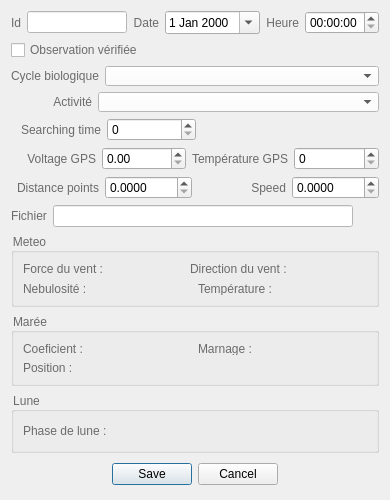
<?xml version="1.0" encoding="UTF-8"?>
<ui version="4.0">
 <class>observation_ajout_edition_form</class>
 <widget class="QDialog" name="observation_ajout_edition_form">
  <property name="geometry">
   <rect>
    <x>0</x>
    <y>0</y>
    <width>390</width>
    <height>500</height>
   </rect>
  </property>
  <property name="sizePolicy">
   <sizepolicy hsizetype="Fixed" vsizetype="Fixed">
    <horstretch>0</horstretch>
    <verstretch>0</verstretch>
   </sizepolicy>
  </property>
  <property name="minimumSize">
   <size>
    <width>390</width>
    <height>500</height>
   </size>
  </property>
  <property name="maximumSize">
   <size>
    <width>390</width>
    <height>700</height>
   </size>
  </property>
  <property name="windowTitle">
   <string>Geolimi - Observation - Ajout / Edition</string>
  </property>
  <layout class="QVBoxLayout" name="verticalLayout_5">
   <item>
    <layout class="QHBoxLayout" name="horizontalLayout">
     <item>
      <widget class="QLabel" name="label">
       <property name="layoutDirection">
        <enum>Qt::LeftToRight</enum>
       </property>
       <property name="styleSheet">
        <string notr="true">color: rgb(107, 107, 107);</string>
       </property>
       <property name="text">
        <string>Id</string>
       </property>
       <property name="alignment">
        <set>Qt::AlignRight|Qt::AlignTrailing|Qt::AlignVCenter</set>
       </property>
      </widget>
     </item>
     <item>
      <widget class="QLineEdit" name="le_obs_id">
       <property name="enabled">
        <bool>false</bool>
       </property>
       <property name="sizePolicy">
        <sizepolicy hsizetype="Fixed" vsizetype="Fixed">
         <horstretch>0</horstretch>
         <verstretch>0</verstretch>
        </sizepolicy>
       </property>
       <property name="minimumSize">
        <size>
         <width>50</width>
         <height>0</height>
        </size>
       </property>
       <property name="maximumSize">
        <size>
         <width>100</width>
         <height>16777215</height>
        </size>
       </property>
       <property name="font">
        <font>
         <weight>75</weight>
         <bold>true</bold>
        </font>
       </property>
       <property name="styleSheet">
        <string notr="true">color: rgb(255, 0, 0);background-color: rgb(255, 255, 255);</string>
       </property>
       <property name="text">
        <string/>
       </property>
       <property name="alignment">
        <set>Qt::AlignCenter</set>
       </property>
      </widget>
     </item>
     <item>
      <widget class="QLabel" name="label_5">
       <property name="layoutDirection">
        <enum>Qt::LeftToRight</enum>
       </property>
       <property name="styleSheet">
        <string notr="true">color: rgb(107, 107, 107);</string>
       </property>
       <property name="text">
        <string>Date</string>
       </property>
       <property name="alignment">
        <set>Qt::AlignRight|Qt::AlignTrailing|Qt::AlignVCenter</set>
       </property>
       <property name="wordWrap">
        <bool>true</bool>
       </property>
      </widget>
     </item>
     <item>
      <widget class="QDateEdit" name="de_obs_date">
       <property name="sizePolicy">
        <sizepolicy hsizetype="Fixed" vsizetype="Fixed">
         <horstretch>0</horstretch>
         <verstretch>0</verstretch>
        </sizepolicy>
       </property>
       <property name="minimumSize">
        <size>
         <width>85</width>
         <height>20</height>
        </size>
       </property>
       <property name="calendarPopup">
        <bool>true</bool>
       </property>
      </widget>
     </item>
     <item>
      <widget class="QLabel" name="label_6">
       <property name="layoutDirection">
        <enum>Qt::LeftToRight</enum>
       </property>
       <property name="styleSheet">
        <string notr="true">color: rgb(107, 107, 107);</string>
       </property>
       <property name="text">
        <string>Heure</string>
       </property>
       <property name="alignment">
        <set>Qt::AlignRight|Qt::AlignTrailing|Qt::AlignVCenter</set>
       </property>
       <property name="wordWrap">
        <bool>true</bool>
       </property>
      </widget>
     </item>
     <item>
      <widget class="QTimeEdit" name="te_obs_heure"/>
     </item>
    </layout>
   </item>
   <item>
    <widget class="QCheckBox" name="chk_obs_verifiee">
     <property name="sizePolicy">
      <sizepolicy hsizetype="Fixed" vsizetype="Fixed">
       <horstretch>0</horstretch>
       <verstretch>0</verstretch>
      </sizepolicy>
     </property>
     <property name="minimumSize">
      <size>
       <width>0</width>
       <height>20</height>
      </size>
     </property>
     <property name="styleSheet">
      <string notr="true">color: rgb(107, 107, 107);</string>
     </property>
     <property name="text">
      <string>Observation vérifiée</string>
     </property>
    </widget>
   </item>
   <item>
    <layout class="QHBoxLayout" name="horizontalLayout_2">
     <item>
      <widget class="QLabel" name="label_10">
       <property name="layoutDirection">
        <enum>Qt::LeftToRight</enum>
       </property>
       <property name="styleSheet">
        <string notr="true">color: rgb(107, 107, 107);</string>
       </property>
       <property name="text">
        <string>Cycle biologique</string>
       </property>
       <property name="alignment">
        <set>Qt::AlignRight|Qt::AlignTrailing|Qt::AlignVCenter</set>
       </property>
      </widget>
     </item>
     <item>
      <widget class="QComboBox" name="cmb_obs_cycle_id">
       <property name="sizePolicy">
        <sizepolicy hsizetype="Expanding" vsizetype="Fixed">
         <horstretch>0</horstretch>
         <verstretch>0</verstretch>
        </sizepolicy>
       </property>
       <property name="minimumSize">
        <size>
         <width>76</width>
         <height>20</height>
        </size>
       </property>
       <property name="styleSheet">
        <string notr="true">background-color: rgb(255, 255, 255);</string>
       </property>
      </widget>
     </item>
    </layout>
   </item>
   <item>
    <layout class="QHBoxLayout" name="horizontalLayout_3">
     <property name="leftMargin">
      <number>42</number>
     </property>
     <item>
      <widget class="QLabel" name="label_11">
       <property name="layoutDirection">
        <enum>Qt::LeftToRight</enum>
       </property>
       <property name="styleSheet">
        <string notr="true">color: rgb(107, 107, 107);</string>
       </property>
       <property name="text">
        <string>Activité</string>
       </property>
       <property name="alignment">
        <set>Qt::AlignRight|Qt::AlignTrailing|Qt::AlignVCenter</set>
       </property>
      </widget>
     </item>
     <item>
      <widget class="QComboBox" name="cmb_obs_tyact_id">
       <property name="sizePolicy">
        <sizepolicy hsizetype="Expanding" vsizetype="Fixed">
         <horstretch>0</horstretch>
         <verstretch>0</verstretch>
        </sizepolicy>
       </property>
       <property name="minimumSize">
        <size>
         <width>76</width>
         <height>20</height>
        </size>
       </property>
       <property name="styleSheet">
        <string notr="true">background-color: rgb(255, 255, 255);</string>
       </property>
      </widget>
     </item>
    </layout>
   </item>
   <item>
    <layout class="QHBoxLayout" name="horizontalLayout_4">
     <item>
      <widget class="QLabel" name="label_12">
       <property name="layoutDirection">
        <enum>Qt::LeftToRight</enum>
       </property>
       <property name="styleSheet">
        <string notr="true">color: rgb(107, 107, 107);</string>
       </property>
       <property name="text">
        <string>Searching time</string>
       </property>
       <property name="alignment">
        <set>Qt::AlignRight|Qt::AlignTrailing|Qt::AlignVCenter</set>
       </property>
      </widget>
     </item>
     <item>
      <widget class="QSpinBox" name="sp_obs_searching_time"/>
     </item>
     <item>
      <spacer name="horizontalSpacer">
       <property name="orientation">
        <enum>Qt::Horizontal</enum>
       </property>
       <property name="sizeType">
        <enum>QSizePolicy::Fixed</enum>
       </property>
       <property name="sizeHint" stdset="0">
        <size>
         <width>183</width>
         <height>20</height>
        </size>
       </property>
      </spacer>
     </item>
    </layout>
   </item>
   <item>
    <layout class="QHBoxLayout" name="horizontalLayout_5">
     <item>
      <widget class="QLabel" name="label_13">
       <property name="layoutDirection">
        <enum>Qt::LeftToRight</enum>
       </property>
       <property name="styleSheet">
        <string notr="true">color: rgb(107, 107, 107);</string>
       </property>
       <property name="text">
        <string>Voltage GPS</string>
       </property>
       <property name="alignment">
        <set>Qt::AlignRight|Qt::AlignTrailing|Qt::AlignVCenter</set>
       </property>
      </widget>
     </item>
     <item>
      <widget class="QDoubleSpinBox" name="sp_obs_gps_voltage"/>
     </item>
     <item>
      <widget class="QLabel" name="label_14">
       <property name="layoutDirection">
        <enum>Qt::LeftToRight</enum>
       </property>
       <property name="styleSheet">
        <string notr="true">color: rgb(107, 107, 107);</string>
       </property>
       <property name="text">
        <string>Température GPS</string>
       </property>
       <property name="alignment">
        <set>Qt::AlignRight|Qt::AlignTrailing|Qt::AlignVCenter</set>
       </property>
      </widget>
     </item>
     <item>
      <widget class="QSpinBox" name="sp_obs_gps_temperature"/>
     </item>
    </layout>
   </item>
   <item>
    <layout class="QHBoxLayout" name="horizontalLayout_6">
     <item>
      <widget class="QLabel" name="label_15">
       <property name="layoutDirection">
        <enum>Qt::LeftToRight</enum>
       </property>
       <property name="styleSheet">
        <string notr="true">color: rgb(107, 107, 107);</string>
       </property>
       <property name="text">
        <string>Distance points</string>
       </property>
       <property name="alignment">
        <set>Qt::AlignRight|Qt::AlignTrailing|Qt::AlignVCenter</set>
       </property>
      </widget>
     </item>
     <item>
      <widget class="QDoubleSpinBox" name="sp_obs_distance_points">
       <property name="decimals">
        <number>4</number>
       </property>
      </widget>
     </item>
     <item>
      <widget class="QLabel" name="label_16">
       <property name="layoutDirection">
        <enum>Qt::LeftToRight</enum>
       </property>
       <property name="styleSheet">
        <string notr="true">color: rgb(107, 107, 107);</string>
       </property>
       <property name="text">
        <string>Speed</string>
       </property>
       <property name="alignment">
        <set>Qt::AlignRight|Qt::AlignTrailing|Qt::AlignVCenter</set>
       </property>
      </widget>
     </item>
     <item>
      <widget class="QDoubleSpinBox" name="sp_obs_speed">
       <property name="decimals">
        <number>4</number>
       </property>
      </widget>
     </item>
    </layout>
   </item>
   <item>
    <layout class="QHBoxLayout" name="horizontalLayout_12">
     <item>
      <widget class="QLabel" name="label_17">
       <property name="layoutDirection">
        <enum>Qt::LeftToRight</enum>
       </property>
       <property name="styleSheet">
        <string notr="true">color: rgb(107, 107, 107);</string>
       </property>
       <property name="text">
        <string>Fichier</string>
       </property>
       <property name="alignment">
        <set>Qt::AlignLeading|Qt::AlignLeft|Qt::AlignVCenter</set>
       </property>
      </widget>
     </item>
     <item>
      <widget class="QLineEdit" name="le_fich_chemin">
       <property name="enabled">
        <bool>false</bool>
       </property>
       <property name="sizePolicy">
        <sizepolicy hsizetype="Fixed" vsizetype="Fixed">
         <horstretch>0</horstretch>
         <verstretch>0</verstretch>
        </sizepolicy>
       </property>
       <property name="minimumSize">
        <size>
         <width>300</width>
         <height>0</height>
        </size>
       </property>
       <property name="maximumSize">
        <size>
         <width>1666666</width>
         <height>16777215</height>
        </size>
       </property>
       <property name="font">
        <font>
         <weight>75</weight>
         <bold>true</bold>
        </font>
       </property>
       <property name="styleSheet">
        <string notr="true">color: rgb(0, 0, 0);background-color: rgb(255, 255, 255);</string>
       </property>
       <property name="text">
        <string/>
       </property>
       <property name="alignment">
        <set>Qt::AlignCenter</set>
       </property>
      </widget>
     </item>
     <item>
      <spacer name="horizontalSpacer_3">
       <property name="orientation">
        <enum>Qt::Horizontal</enum>
       </property>
       <property name="sizeHint" stdset="0">
        <size>
         <width>40</width>
         <height>20</height>
        </size>
       </property>
      </spacer>
     </item>
    </layout>
   </item>
   <item>
    <widget class="QGroupBox" name="groupBox">
     <property name="styleSheet">
      <string notr="true">color: rgb(107, 107, 107);</string>
     </property>
     <property name="title">
      <string>Meteo</string>
     </property>
     <layout class="QVBoxLayout" name="verticalLayout">
      <item>
       <layout class="QHBoxLayout" name="horizontalLayout_7">
        <item>
         <widget class="QLabel" name="label_2">
          <property name="text">
           <string>Force du vent : </string>
          </property>
         </widget>
        </item>
        <item>
         <widget class="QLabel" name="lbl_vent">
          <property name="styleSheet">
           <string notr="true">color: rgb(0, 0, 0);</string>
          </property>
          <property name="text">
           <string/>
          </property>
          <property name="alignment">
           <set>Qt::AlignCenter</set>
          </property>
         </widget>
        </item>
        <item>
         <widget class="QLabel" name="label_4">
          <property name="text">
           <string>Direction du vent : </string>
          </property>
         </widget>
        </item>
        <item>
         <widget class="QLabel" name="lbl_direction_v">
          <property name="styleSheet">
           <string notr="true">color: rgb(0, 0, 0);</string>
          </property>
          <property name="text">
           <string/>
          </property>
          <property name="alignment">
           <set>Qt::AlignCenter</set>
          </property>
         </widget>
        </item>
       </layout>
      </item>
      <item>
       <layout class="QHBoxLayout" name="horizontalLayout_8">
        <item>
         <widget class="QLabel" name="label_3">
          <property name="text">
           <string>Nebulosité : </string>
          </property>
         </widget>
        </item>
        <item>
         <widget class="QLabel" name="lbl_nebu">
          <property name="styleSheet">
           <string notr="true">color: rgb(0, 0, 0);</string>
          </property>
          <property name="text">
           <string/>
          </property>
          <property name="alignment">
           <set>Qt::AlignCenter</set>
          </property>
         </widget>
        </item>
        <item>
         <widget class="QLabel" name="label_7">
          <property name="text">
           <string>Température : </string>
          </property>
         </widget>
        </item>
        <item>
         <widget class="QLabel" name="lbl_tempe">
          <property name="styleSheet">
           <string notr="true">color: rgb(0, 0, 0);</string>
          </property>
          <property name="text">
           <string/>
          </property>
          <property name="alignment">
           <set>Qt::AlignCenter</set>
          </property>
         </widget>
        </item>
       </layout>
      </item>
     </layout>
    </widget>
   </item>
   <item>
    <widget class="QGroupBox" name="groupBox_2">
     <property name="styleSheet">
      <string notr="true">color: rgb(107, 107, 107);</string>
     </property>
     <property name="title">
      <string>Marée</string>
     </property>
     <layout class="QVBoxLayout" name="verticalLayout_3">
      <item>
       <layout class="QVBoxLayout" name="verticalLayout_2">
        <item>
         <layout class="QHBoxLayout" name="horizontalLayout_9">
          <item>
           <widget class="QLabel" name="label_8">
            <property name="text">
             <string>Coeficient : </string>
            </property>
           </widget>
          </item>
          <item>
           <widget class="QLabel" name="lbl_coef_mar">
            <property name="styleSheet">
             <string notr="true">color: rgb(0, 0, 0);</string>
            </property>
            <property name="text">
             <string/>
            </property>
            <property name="alignment">
             <set>Qt::AlignCenter</set>
            </property>
           </widget>
          </item>
          <item>
           <widget class="QLabel" name="label_9">
            <property name="text">
             <string>Marnage : </string>
            </property>
           </widget>
          </item>
          <item>
           <widget class="QLabel" name="lbl_marnage">
            <property name="styleSheet">
             <string notr="true">color: rgb(0, 0, 0)</string>
            </property>
            <property name="text">
             <string/>
            </property>
            <property name="alignment">
             <set>Qt::AlignCenter</set>
            </property>
           </widget>
          </item>
         </layout>
        </item>
        <item>
         <layout class="QHBoxLayout" name="horizontalLayout_10">
          <item>
           <widget class="QLabel" name="label_18">
            <property name="text">
             <string>Position : </string>
            </property>
           </widget>
          </item>
          <item>
           <widget class="QLabel" name="lbl_position_maree">
            <property name="styleSheet">
             <string notr="true">color: rgb(0, 0, 0);</string>
            </property>
            <property name="text">
             <string/>
            </property>
            <property name="alignment">
             <set>Qt::AlignCenter</set>
            </property>
           </widget>
          </item>
          <item>
           <spacer name="horizontalSpacer_4">
            <property name="orientation">
             <enum>Qt::Horizontal</enum>
            </property>
            <property name="sizeHint" stdset="0">
             <size>
              <width>40</width>
              <height>20</height>
             </size>
            </property>
           </spacer>
          </item>
         </layout>
        </item>
       </layout>
      </item>
     </layout>
    </widget>
   </item>
   <item>
    <widget class="QGroupBox" name="groupBox_3">
     <property name="styleSheet">
      <string notr="true">color: rgb(107, 107, 107);</string>
     </property>
     <property name="title">
      <string>Lune</string>
     </property>
     <layout class="QVBoxLayout" name="verticalLayout_4">
      <item>
       <layout class="QHBoxLayout" name="horizontalLayout_11">
        <item>
         <widget class="QLabel" name="label_19">
          <property name="styleSheet">
           <string notr="true">color: rgb(107, 107, 107);</string>
          </property>
          <property name="text">
           <string>Phase de lune : </string>
          </property>
         </widget>
        </item>
        <item>
         <widget class="QLabel" name="lbl_phase_lune">
          <property name="styleSheet">
           <string notr="true">color: rgb(0, 0, 0);</string>
          </property>
          <property name="text">
           <string/>
          </property>
         </widget>
        </item>
        <item>
         <spacer name="horizontalSpacer_2">
          <property name="orientation">
           <enum>Qt::Horizontal</enum>
          </property>
          <property name="sizeHint" stdset="0">
           <size>
            <width>40</width>
            <height>20</height>
           </size>
          </property>
         </spacer>
        </item>
       </layout>
      </item>
     </layout>
    </widget>
   </item>
   <item>
    <spacer name="verticalSpacer">
     <property name="orientation">
      <enum>Qt::Vertical</enum>
     </property>
     <property name="sizeHint" stdset="0">
      <size>
       <width>20</width>
       <height>48</height>
      </size>
     </property>
    </spacer>
   </item>
   <item>
    <widget class="QDialogButtonBox" name="btnBox">
     <property name="minimumSize">
      <size>
       <width>0</width>
       <height>30</height>
      </size>
     </property>
     <property name="standardButtons">
      <set>QDialogButtonBox::Cancel|QDialogButtonBox::Save</set>
     </property>
     <property name="centerButtons">
      <bool>true</bool>
     </property>
    </widget>
   </item>
  </layout>
  <zorder>chk_obs_verifiee</zorder>
  <zorder>btnBox</zorder>
  <zorder>label_17</zorder>
  <zorder>le_fich_chemin</zorder>
  <zorder>groupBox</zorder>
  <zorder>groupBox_2</zorder>
  <zorder>label_19</zorder>
  <zorder>lbl_phase_lune</zorder>
  <zorder>verticalSpacer</zorder>
  <zorder>groupBox_3</zorder>
  <zorder>label_19</zorder>
 </widget>
 <resources>
  <include location="resourcesGeolimi.qrc"/>
 </resources>
 <connections/>
</ui>
